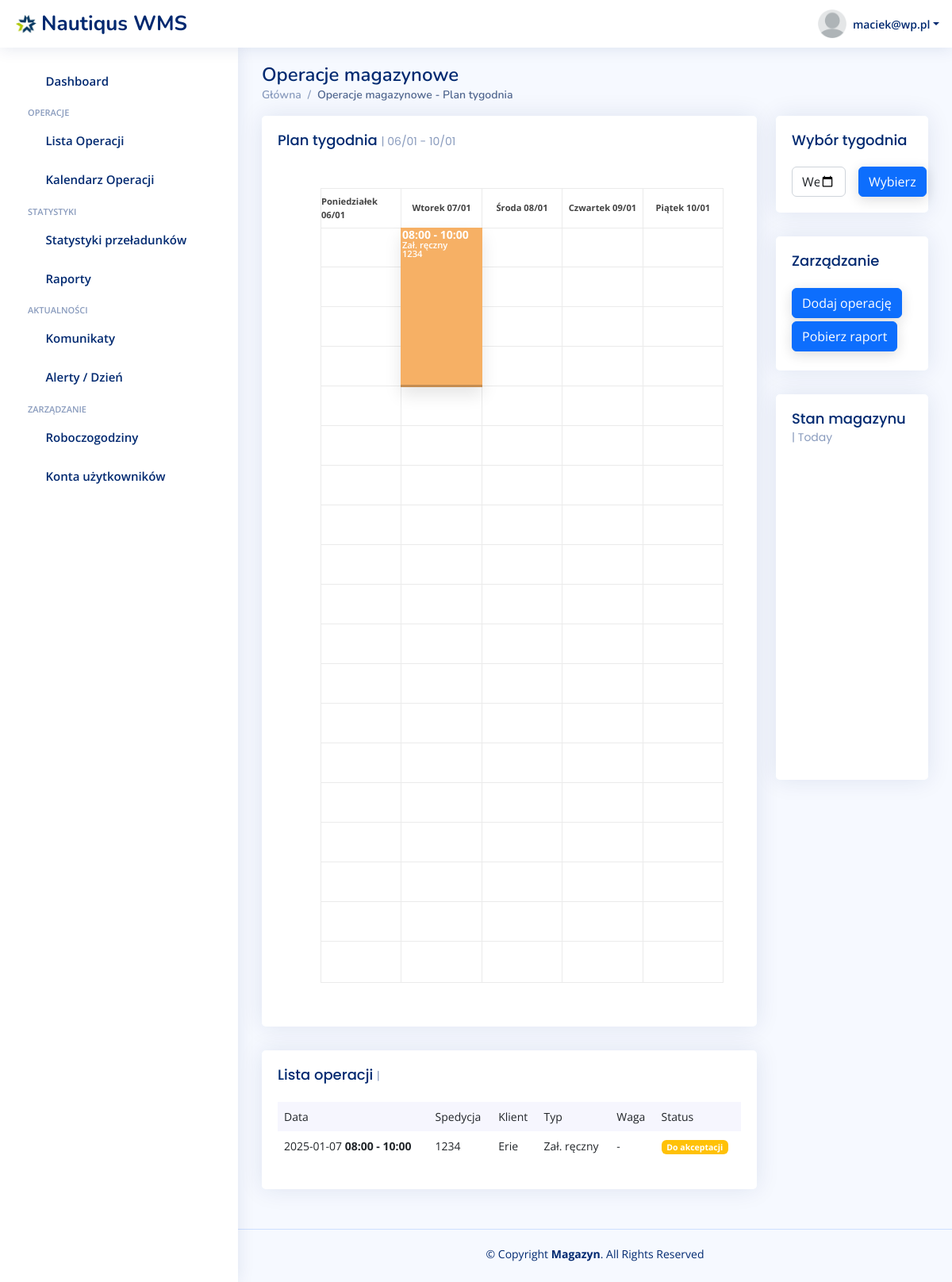
Page /operacje/tydzien (signed in) on the earlier database version.
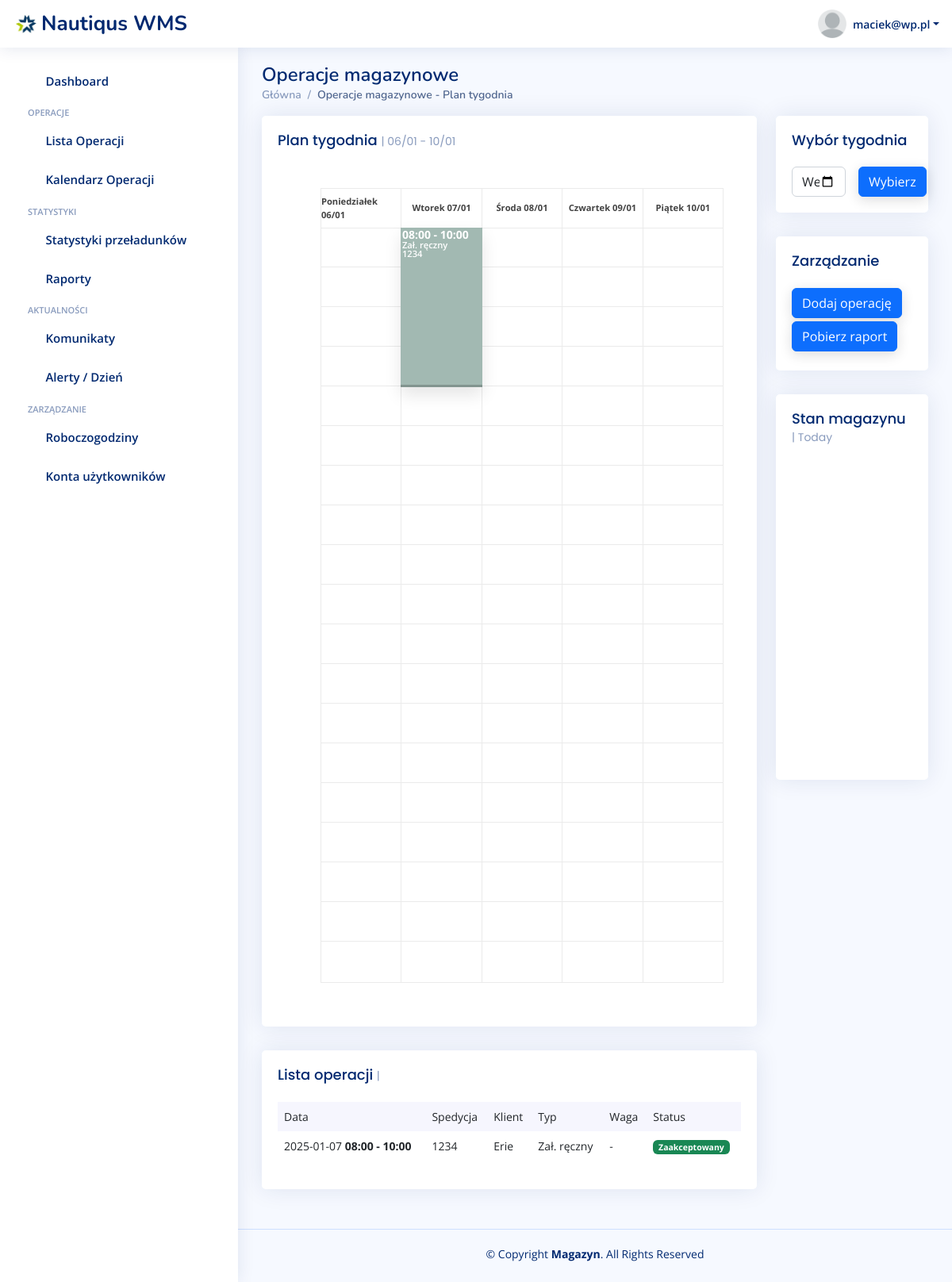
Same page on the later database version.
### warehouse/models.py (models this page shows)
class Operation(models.Model):
    OPERATION_CHOICES = [
        ('pallets_loading', 'Zał. paletowy'),
        ('manual_loading', 'Zał. ręczny'),
        ('unloading', 'Rozładunek'),
    ]
    RAMP_CHOICES = [
        ('ramp1', 'Rampa 1'),
        ('ramp2', 'Rampa 2'),
        ('ramp3', 'Rampa 3'),
    ]
    STATUS_CHOICES = [
        ('pending', 'Do akceptacji'),
        ('accepted', 'Zaakceptowany'),
    ]
    CUSTOMER_CHOICES = [
        ('erie', 'Erie'),
        ('laktopol', 'Laktopol'),
        ('geti', 'Geti'),
        ('huzar', 'Huzar'),
    ]
    user = models.ForeignKey(
        CustomUser,  # Odwołanie do wbudowanego modelu użytkownika
        on_delete=models.CASCADE,  # Usunięcie użytkownika usuwa jego instancje
        related_name='created_objects',  # Opcjonalnie: alias do odwołania
        verbose_name='Utworzone przez'
    )
    start_time = models.DateTimeField()
    end_time = models.DateTimeField()
    cut_off = models.DateTimeField(blank=True, null=True)
    operation_type = models.CharField(
        max_length=15,
        choices=OPERATION_CHOICES,
        default='loading',
        verbose_name="Typ operacji"
    )
    ramp_number = models.CharField(
        max_length=15,
        choices=RAMP_CHOICES,
        default='ramp1',
        verbose_name="Numer rampy"
    )
    status = models.CharField(
        max_length=15,
        choices=STATUS_CHOICES,
        default='pending',
        verbose_name="Status"
    )
    spedition_number = models.CharField(max_length=15)
    weight = models.IntegerField(blank=True, null=True)
    cargo_name = models.CharField(max_length=48, blank=True, null=True)
    customer = models.CharField(
        max_length=20,
        choices=CUSTOMER_CHOICES,
        verbose_name="Klient"
    )
    def get_operation_duration(self):
        end_time = self.end_time
        if end_time.tzinfo is None:
            end_time = timezone.make_aware(end_time)
        start_time = self.start_time
        if start_time.tzinfo is None:
            start_time = timezone.make_aware(start_time)
        duration_seconds = (end_time - start_time).total_seconds()
        print('Czas trwania w sekundach:', duration_seconds)
        return int(duration_seconds)

### warehouse/views.py (the view)
# urls.py: path('operacje/tydzien', views.operations_week, name='operations'),
@login_required
def operations_week(request, input_year=None, input_week=None):
    if request.method == "POST":
        print('TTRRR')
        week_input = request.POST['week_input']
        year, week = map(int, week_input.split('-W'))  # Parse year and week from input
        print('INPUT WEEK:', week)
        return redirect(f'/operacje/tydzien/{year}/{week}')
    if not input_week or not input_year:
        current_date = datetime.now()
        year, week, _ = current_date.isocalendar()  # Zwraca tuple (rok, tydzień, dzień tygodnia)
        print('week_input',week, year)
    else:
        year, week = int(input_year), int(input_week)
    monday = get_monday(year, week)
    tuesday = monday + timedelta(days=1)
    wednesday = monday + timedelta(days=2)
    thursday = monday + timedelta(days=3)
    friday = monday + timedelta(days=4)
    print('monday',monday, tuesday, wednesday, thursday, friday)
    week_days = {'monday': monday, 'tuesday': tuesday, 'wednesday': wednesday, 'thursday': thursday, 'friday': friday}
    context = {
        'operations_all': Operation.objects.filter(start_time__date__gte=monday, end_time__date__lte=friday),
        'operations_monday': Operation.objects.filter(start_time__date=monday),
        'operations_tuesday': Operation.objects.filter(start_time__date=tuesday),
        'operations_wednesday': Operation.objects.filter(start_time__date=wednesday),
        'operations_thursday': Operation.objects.filter(start_time__date=thursday),
        'operations_friday': Operation.objects.filter(start_time__date=friday),
        'selected_week': f"{year}-W{week:02}",
        'today_date': datetime.now().strftime("%Y-%m-%d"),
        'generate_report_link': f'raporty/generuj-raport/{monday.date()}/{friday.date()}',
        'week_days': week_days
    }
    print('friday', friday,  Operation.objects.filter(start_time__date=friday))
    return render(request, 'warehouse/operations-week.html', context)

### warehouse/views.py (called while the page is built)
def get_monday(year, week):
    first_day = datetime.strptime(f"{year}-1-1", "%Y-%m-%d")
    first_weekday = first_day.isoweekday()
    if first_weekday <= 4:  # Tydzień zaczyna się od tego roku
        delta_days = (week - 1) * 7 - (first_weekday - 1)
    else:  # Tydzień zaczyna się od następnego tygodnia
        delta_days = (week - 1) * 7 + (7 - first_weekday + 1)
    monday = first_day + timedelta(days=delta_days)
    return monday

### warehouse/templates/warehouse/operations-week.html (shortened to what the changed rows need)
{% extends 'base.html' %}
{% load static %}
{% static "" as staticUrl %}
{% block content %}
<main id="main" class="main">
    <div class="pagetitle">
        <h1>Operacje magazynowe</h1>
    </div>
    <section class="section dashboard">
        <div class="row">
            <div class="col-lg-9">
                <div class="row">
                    <div class="col-12">
                        <div class="card recent-sales ">
                            <div class="card-body">
                                <div class="cd-schedule cd-schedule--loading margin-top-lg margin-bottom-lg js-cd-schedule">
                                    <div class="cd-schedule__events">
                                        <ul>
                                            <li class="cd-schedule__group">
                                                <ul>
                                                    {% for operation in operations_tuesday %}
                                                        {% include "warehouse/operation-calendar-modal.html" %}
                                                    {% endfor %}
                                                </ul>
                                            </li>
                                        </ul>
                                    </div>
                                </div>
                            </div>
                        </div>
                    </div>
                    <div class="col-12">
                        <div class="card recent-sales overflow-auto">
                            <div class="card-body">
                                <table class="table table-borderless datatable">
                                    <thead>
                      <tr>
                        <th scope="col">Data</th>
                        <th scope="col">Spedycja</th>
                        <th scope="col">Klient</th>
                        <th scope="col">Typ</th>
                        <th scope="col">Waga</th>
                        <th scope="col">Status</th>
                      </tr>
                    </thead>
                    <tbody>
                      {% for operation in operations_all %}
                      <tr>
                        <th scope="row"><a class="text-reset" href="/operacje/{{ operation.id }}">{{ operation.start_time|date:"Y-m-d" }} <b>{{ operation.start_time|date:"H:i" }} - {{ operation.end_time|date:"H:i" }}</b></a></th>
                        <td><a class="text-reset" href="/operacje/{{ operation.id }}">{{ operation.spedition_number }}</a></td>
                        <td><a class="text-reset" href="/operacje/{{ operation.id }}">{{ operation.get_customer_display }}</a></td>
                        <td><a class="text-reset" href="/operacje/{{ operation.id }}">{{ operation.get_operation_type_display }}</a></td>
                        <td><a class="text-reset" href="/operacje/{{ operation.id }}">{% if operation.weight %}{{ operation.weight }} kg{% else %}-{% endif %}</a></td>
                        <td><a class="text-reset" href="/operacje/{{ operation.id }}"><span class="badge
                                            {% if operation.status == 'pending' %}bg-warning
                                            {% elif operation.status == 'accepted' %}bg-success
                                            {% endif %}">
                                            {{ operation.get_status_display }}
                        </span></a></td>
                      </tr>
                      {% endfor %}
                    </tbody>
                                </table>
                            </div>
                        </div>
                    </div>
                </div>
            </div>
        </div>
    </section>
</main>
{% endblock %}

### warehouse/templates/warehouse/operation-calendar-modal.html (shortened to what this page needs)
<li class="cd-schedule__event">
    <a data-start='{{ operation.start_time|date:"H:i" }}' data-end='{{ operation.end_time|date:"H:i" }}'
       data-bs-toggle="modal" data-bs-target="#staticBackdrop{{ operation.id }}"
       {% if operation.status == 'accepted' %}
    data-content="event-yoga-1" data-event="event-3"
    {% elif operation.status == 'pending' %}
    data-content="event-restorative-yoga" data-event="event-4"
    {% endif %}
    href="#0">
    <em class="cd-schedule__name">{{ operation.get_operation_type_display }} {% if operation.weight %} | {{ operation.weight }} KG {% endif %}<br>{{ operation.spedition_number }}</em>
    </a>
</li>

Differences in the rows shown:
changed Operation "Erie": status "Do akceptacji" → "Zaakceptowany"
